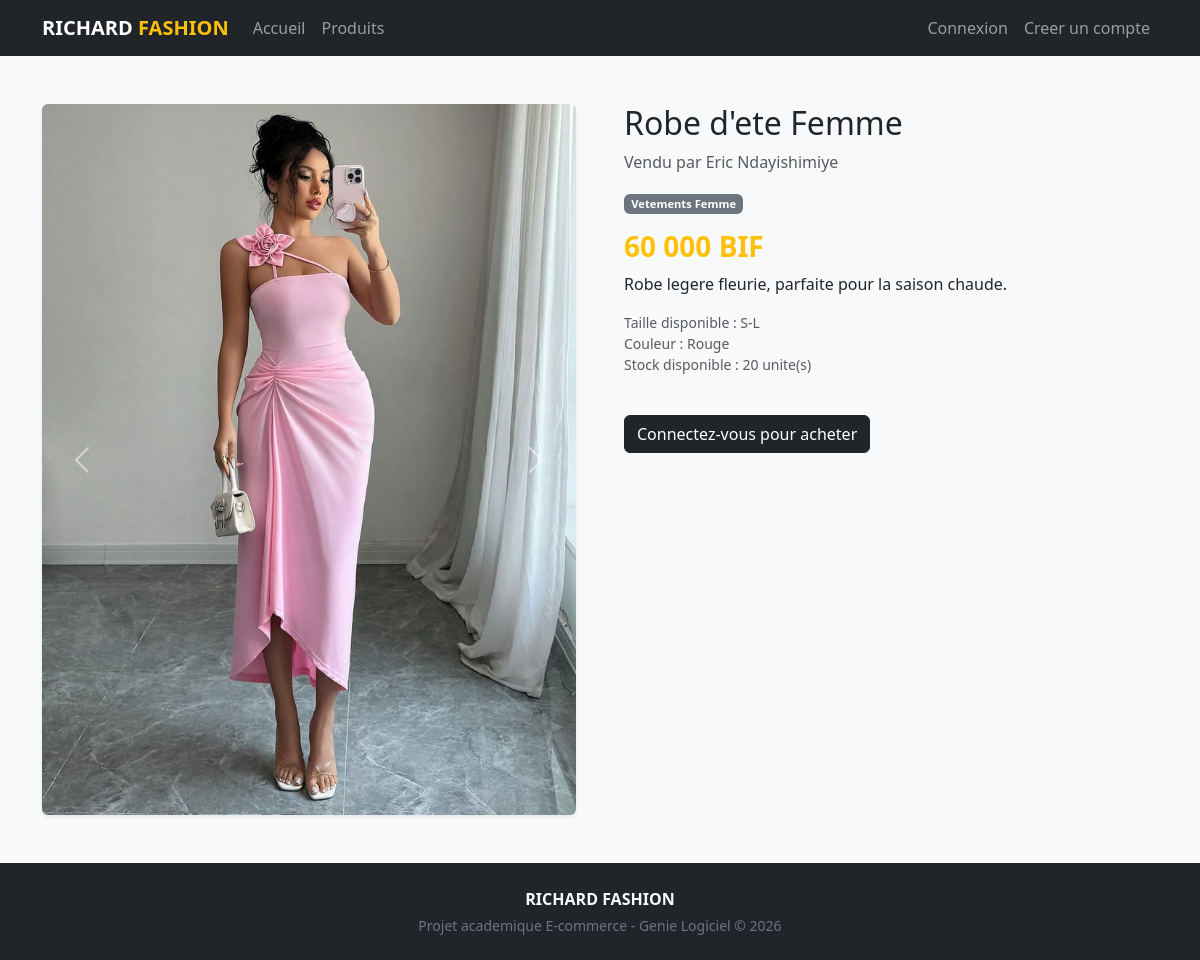
Page /produit.php?id=2 on the committed database.
### tables this page shows
CREATE TABLE produit_images (
    id INT AUTO_INCREMENT PRIMARY KEY,
    produit_id INT NOT NULL,
    chemin_image VARCHAR(255) NOT NULL,
    est_principale TINYINT(1) DEFAULT 0,
    FOREIGN KEY (produit_id) REFERENCES produits(id) ON DELETE CASCADE
);

CREATE TABLE produits (
    id INT AUTO_INCREMENT PRIMARY KEY,
    vendeur_id INT NOT NULL,
    nom VARCHAR(150) NOT NULL,
    description TEXT,
    prix DECIMAL(10,2) NOT NULL,
    stock INT NOT NULL DEFAULT 0,
    taille VARCHAR(50),
    couleur VARCHAR(50),
    date_ajout DATETIME DEFAULT CURRENT_TIMESTAMP,
    FOREIGN KEY (vendeur_id) REFERENCES utilisateurs(id) ON DELETE CASCADE
);

CREATE TABLE utilisateurs (
    id INT AUTO_INCREMENT PRIMARY KEY,
    nom VARCHAR(100) NOT NULL,
    email VARCHAR(150) NOT NULL UNIQUE,
    mot_de_passe VARCHAR(255) NOT NULL,
    telephone VARCHAR(30),
    adresse VARCHAR(255),
    role ENUM('client','vendeur','administrateur') NOT NULL DEFAULT 'client',
    date_inscription DATETIME DEFAULT CURRENT_TIMESTAMP
);

CREATE TABLE categories (
    id INT AUTO_INCREMENT PRIMARY KEY,
    nom VARCHAR(100) NOT NULL UNIQUE,
    description VARCHAR(255)
);

### includes/auth.php (called while the page is built, shortened)
<?php
function estConnecte(): bool {
    return isset($_SESSION['user_id']);
}

### produit.php (the view, shortened to what this page needs)
<?php
require_once __DIR__ . '/includes/auth.php';
$pdo = getConnexion();
$id = (int)($_GET['id'] ?? 0);
$stmt = $pdo->prepare("SELECT p.*, u.nom AS vendeur_nom FROM produits p JOIN utilisateurs u ON u.id = p.vendeur_id WHERE p.id = :id");
$stmt->execute([':id' => $id]);
$produit = $stmt->fetch();
$images = $pdo->prepare("SELECT * FROM produit_images WHERE produit_id = :id ORDER BY est_principale DESC");
$images->execute([':id' => $id]);
$images = $images->fetchAll();
$categories = $pdo->prepare(
    "SELECT c.* FROM categories c
     JOIN produit_categories pc ON pc.categorie_id = c.id
     WHERE pc.produit_id = :id"
);
$categories->execute([':id' => $id]);
$categories = $categories->fetchAll();
require_once __DIR__ . '/includes/header.php';
?>
<div class="container my-5">
  <div class="row g-5">
    <div class="col-md-6">
      <div id="carousel" class="carousel slide">
        <div class="carousel-inner rounded shadow-sm">
          <?php foreach ($images as $i => $img): ?>
            <div class="carousel-item <?= $i === 0 ? 'active' : '' ?>">
              <img src="<?= htmlspecialchars($img['chemin_image']) ?>" class="d-block w-100" alt="<?= htmlspecialchars($produit['nom']) ?>">
            </div>
          <?php endforeach; ?>
        </div>
        <?php if (count($images) > 1): ?>
          <button class="carousel-control-prev" type="button" data-bs-target="#carousel" data-bs-slide="prev">
            <span class="carousel-control-prev-icon"></span>
          </button>
          <button class="carousel-control-next" type="button" data-bs-target="#carousel" data-bs-slide="next">
            <span class="carousel-control-next-icon"></span>
          </button>
        <?php endif; ?>
      </div>
    </div>
    <div class="col-md-6">
      <h2><?= htmlspecialchars($produit['nom']) ?></h2>
      <p class="text-muted">Vendu par <?= htmlspecialchars($produit['vendeur_nom']) ?></p>
      <div class="mb-3">
        <?php foreach ($categories as $cat): ?>
          <span class="badge bg-secondary badge-categorie"><?= htmlspecialchars($cat['nom']) ?></span>
        <?php endforeach; ?>
      </div>
      <h3 class="text-warning fw-bold"><?= number_format($produit['prix'], 0, ',', ' ') ?> BIF</h3>
      <p><?= nl2br(htmlspecialchars($produit['description'])) ?></p>
      <ul class="list-unstyled small text-muted">
        <li>Taille disponible : <?= htmlspecialchars($produit['taille']) ?></li>
        <li>Couleur : <?= htmlspecialchars($produit['couleur']) ?></li>
        <li>Stock disponible : <?= (int)$produit['stock'] ?> unite(s)</li>
      </ul>
      <?php if (estConnecte() && utilisateurCourant()['role'] === 'client'): ?>
        <form method="POST" class="d-flex gap-2 align-items-center mt-4">
          <input type="number" name="quantite" value="1" min="1" max="<?= (int)$produit['stock'] ?>" class="form-control" style="width: 100px;">
          <button type="submit" name="ajouter_panier" class="btn btn-dark px-4">
            <i class="bi bi-cart-plus"></i> Ajouter au panier
          </button>
        </form>
      <?php elseif (!estConnecte()): ?>
        <a href="login.php" class="btn btn-dark mt-4">Connectez-vous pour acheter</a>
      <?php endif; ?>
    </div>
  </div>
</div>
<?php require_once __DIR__ . '/includes/footer.php'; ?>

### assets/css/style.css (style rules this page uses)
body { background-color: #f8f9fa; }
.badge-categorie { font-size: 0.7rem; margin-right: 4px; }

### rows in the picture
produit_images: chemin_image (picture)
produits: nom "Robe d'ete Femme", vendeur.nom "Eric Ndayishimiye", prix "60 000", description "Robe legere fleurie, parfaite pour la saison chaude.", taille "S-L", couleur "Rouge", stock "20"
categories: nom "Vetements Femme"
